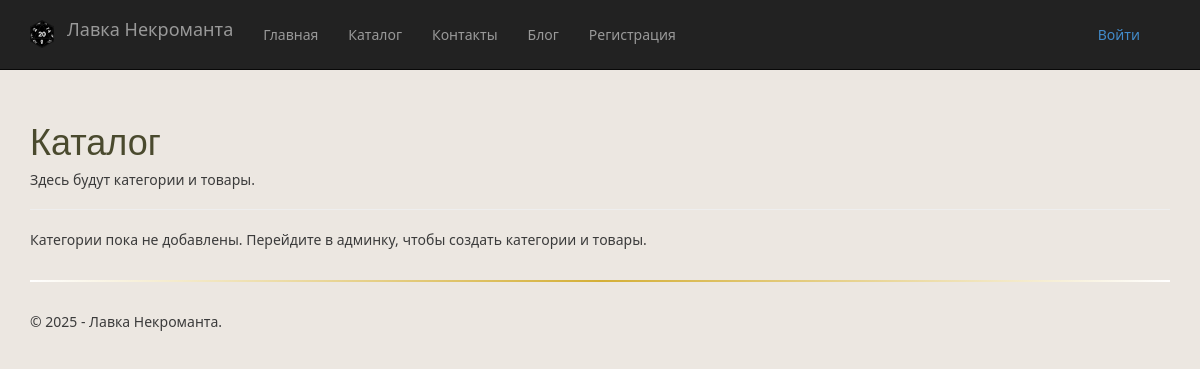
/catalog/, run on an earlier commit of the app's database.
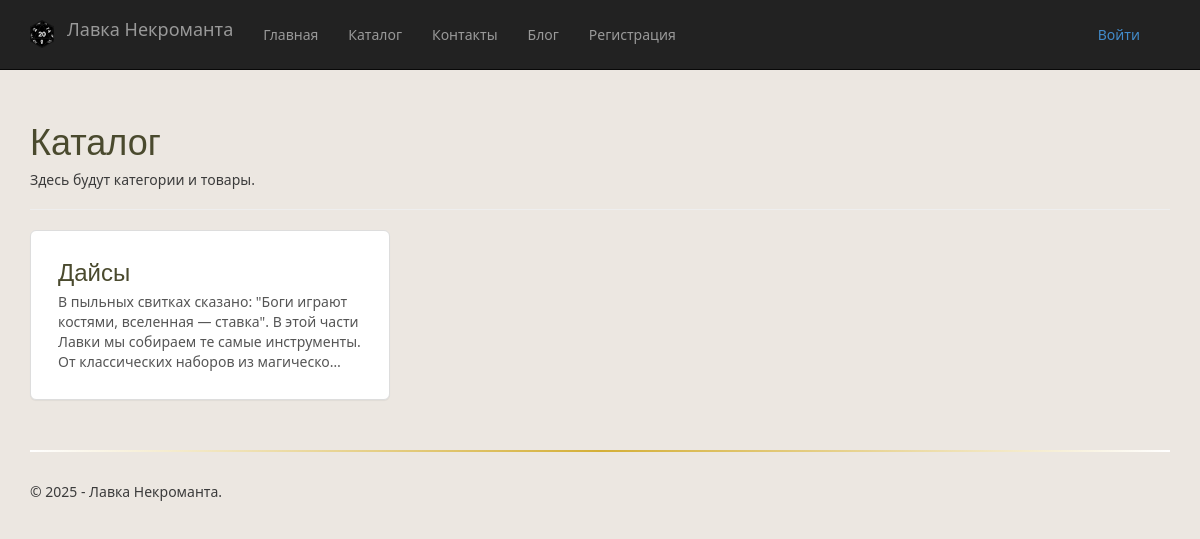
And on a later commit of the database.
### app/models.py (models this page shows, shortened)
class Category(models.Model):
    name = models.CharField("Название категории", max_length=120, unique=True)
    slug = models.SlugField("URL (slug)", max_length=140, unique=True, blank=True)
    description = models.TextField("Описание", blank=True)
    class Meta:
        verbose_name = "Категория"
        verbose_name_plural = "Категории"

### app/views.py (the view)
# urls.py: path('catalog/', views.catalog, name='catalog'),
def catalog(request):
    assert isinstance(request, HttpRequest)
    try:
        categories = Category.objects.all()
    except Exception:
        categories = []
    return render(
        request,
        'app/catalog.html',
        {
            'title': 'Каталог',
            'categories': categories,
            'year': datetime.now().year,
        }
    )

### app/templates/app/catalog.html
{% extends "app/layout.html" %}
{% block content %}
<div class="page-header">
    <h1>Каталог</h1>
    <p>Здесь будут категории и товары.</p>
</div>
  {% if categories %}
<div class="row">
    {% for cat in categories %}
    <div class="col-sm-6 col-md-4">
        <div class="panel panel-default" style="margin-bottom:20px; border-radius:6px; overflow:hidden;">
            <a href="{% url 'category' category_slug=cat.slug %}" style="color:inherit; text-decoration:none; display:block; padding:12px;">
                <div class="panel-body">
                    <h3 style="margin-top:0; margin-bottom:8px;">{{ cat.name }}</h3>
                    {% if cat.description %}
                    <p style="color:#555; margin-bottom:0;">{{ cat.description|truncatechars:160 }}</p>
                    {% else %}
                    <p style="color:#888; margin-bottom:0;"><em>Описание отсутствует</em></p>
                    {% endif %}
                </div>
            </a>
        </div>
    </div>
    {% endfor %}
</div>
  {% else %}
<p>Категории пока не добавлены. Перейдите в админку, чтобы создать категории и товары.</p>
  {% endif %}
{% endblock %}

### app/templates/app/layout.html (shortened to what this page needs)
<!DOCTYPE html>
<html>
<head>
    {% load static %}
    {% load group_tags %}
    <link rel="stylesheet" type="text/css" href="{% static 'app/content/bootstrap.min.css' %}" />
    <link rel="stylesheet" type="text/css" href="{% static 'app/content/site.css' %}" />
    <link rel="stylesheet" href="https://cdn.jsdelivr.net/npm/@glidejs/glide/dist/css/glide.core.min.css">
</head>
<body>
    <div class="navbar navbar-inverse navbar-fixed-top">
        <div class="container">
            <div class="navbar-header">
                <a href="{% url 'home' %}" class="navbar-brand">
                    <img class="logo" src="{% static 'app/content/logo.png' %}" alt="logo" style="display:inline-block; height:28px; margin-right:8px;" />
                    Лавка Некроманта
                </a>
            </div>
            <div class="navbar-collapse collapse">
                <ul class="nav navbar-nav">
                    <li><a href="{% url 'home' %}">Главная</a></li>
                    <li><a href="{% url 'catalog' %}">Каталог</a></li>
                    <li><a href="{% url 'contact' %}">Контакты</a></li>
                    <li><a href="{% url 'blog_list' %}">Блог</a></li>
                    {% if user.is_authenticated %}
                    {% if user|has_group:"Client" %}
                    <li><a href="{% url 'cart' %}">Корзина</a></li>
                    <li><a href="{% url 'my_orders' %}">Мои заказы</a></li>
                    {% endif %}
                    {% if user|has_group:"Manager" %}
                    <li><a href="{% url 'orders_manager' %}">Заказы (менеджер)</a></li>
                    {% endif %}
                    {% else %}
                    <li><a href="{% url 'registration' %}">Регистрация</a></li>
                    {% endif %}
                </ul>
                {% include 'app/loginpartial.html' %}
            </div>
        </div>
    </div>
    <div class="container body-content">
        {% block content %}{% endblock %}
        <hr />
        <footer>
            <p>&copy; {{ year }} - Лавка Некроманта.</p>
        </footer>
    </div>
</body>
</html>

### app/templates/app/loginpartial.html
{% if user.is_authenticated %}
<form id="logoutForm" action="/logout/" method="post" class="navbar-right">
    {% csrf_token %}
    <ul class="nav navbar-nav navbar-right">
        <li><span class="navbar-brand">Здравствуй, {{ user.username }}!</span></li>
        <li><a href="javascript:document.getElementById('logoutForm').submit()">Выйти</a></li>
    </ul>
</form>
{% else %}
<ul class="nav
    -nav navbar-right">
    <li><a href="{% url 'login' %}">Войти</a></li>
</ul>
{% endif %}

### app/static/app/content/site.css (style rules this page uses)
body { background-color: #ece7e1; font-family: 'Segoe UI', Tahoma, Geneva, Verdana, sans-serif; color: #3b3b3b; padding-top: 80px; padding-bottom: 20px; transition: background-color 0.3s ease; }
h1, h2, h3, h4 { color: #4a4a2e; }
.body-content { padding-left: 15px; padding-right: 15px; }
.logo { max-width: 50px; margin-top: 5px; }
.navbar { height: 70px; }
.navbar li { margin-top: 10px; }
.navbar-right { margin-top: 5px; }
hr { border: none; height: 2px; background: linear-gradient(to right, #fff, #d4af37, #FFF); margin: 30px 0; }

What changed in the data, as far as the page shows it:
added Category: name "Дайсы", description "В пыльных свитках сказано: \"Боги играют костями, вселенная — ставка\". В этой части Лавки мы собираем те самые инструменты. От классических наборов из магическо…"
Also different on the page:
text no longer shown: "Категории пока не добавлены. Перейдите в админку, чтобы создать категории и товары."
